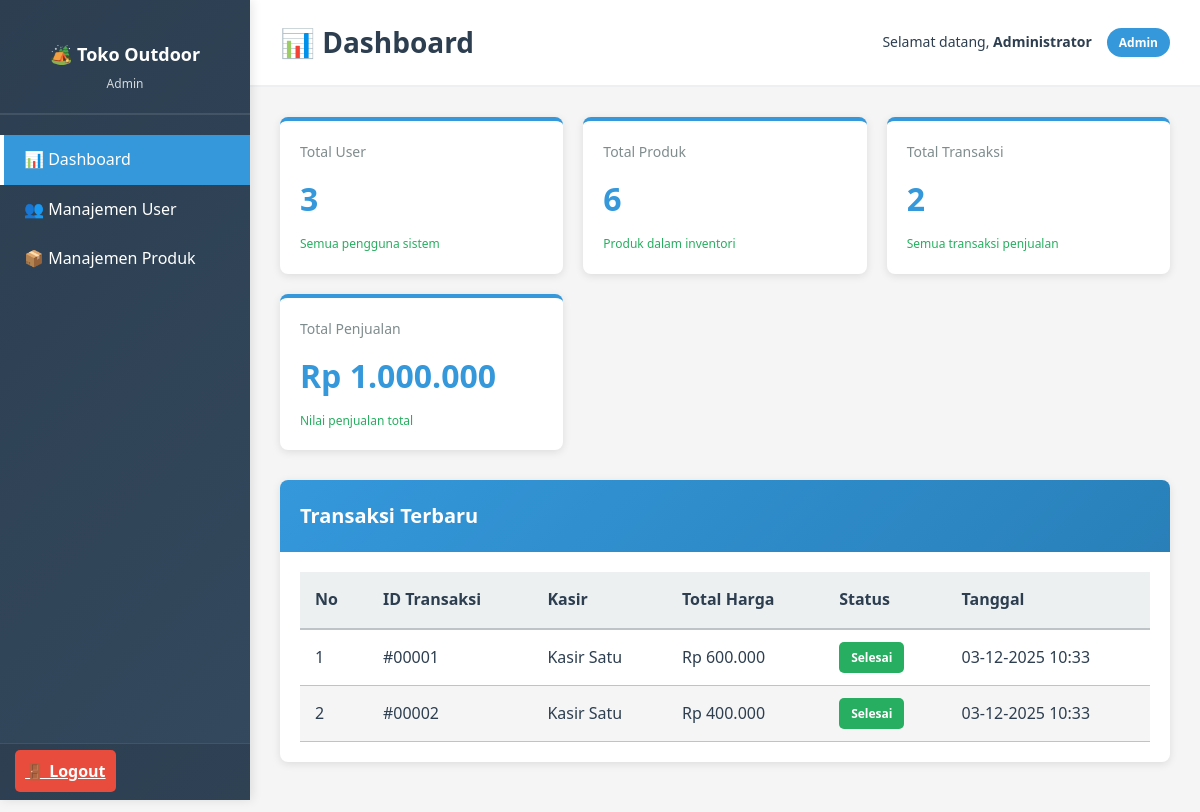
Screenshot of /dashboard.php (signed in) with the database file from the repository.
### tables this page shows
CREATE TABLE IF NOT EXISTS transaksi (
    id_transaksi INT PRIMARY KEY AUTO_INCREMENT,
    id_user INT NOT NULL,
    total_harga DECIMAL(10, 2) NOT NULL,
    status ENUM('pending', 'selesai', 'batal') DEFAULT 'selesai',
    keterangan TEXT,
    created_at TIMESTAMP DEFAULT CURRENT_TIMESTAMP,
    FOREIGN KEY (id_user) REFERENCES user(id_user) ON DELETE CASCADE
);

CREATE TABLE IF NOT EXISTS user (
    id_user INT PRIMARY KEY AUTO_INCREMENT,
    username VARCHAR(100) UNIQUE NOT NULL,
    password VARCHAR(255) NOT NULL,
    role ENUM('admin', 'kasir', 'owner') NOT NULL DEFAULT 'kasir',
    nama_lengkap VARCHAR(150) NOT NULL,
    email VARCHAR(100),
    no_telp VARCHAR(15),
    created_at TIMESTAMP DEFAULT CURRENT_TIMESTAMP,
    updated_at TIMESTAMP DEFAULT CURRENT_TIMESTAMP ON UPDATE CURRENT_TIMESTAMP
);

### Config/koneksi.php (called while the page is built, shortened)
<?php
$koneksi = mysqli_connect(DB_HOST, DB_USER, DB_PASS, DB_NAME);
mysqli_set_charset($koneksi, "utf8mb4");
function query($sql) {
    global $koneksi;
    $result = mysqli_query($koneksi, $sql);
    return $result;
}
function fetch_assoc($result) {
    return mysqli_fetch_assoc($result);
}
function fetch_all($result) {
    $data = [];
    while ($row = mysqli_fetch_assoc($result)) {
        $data[] = $row;
    }
    return $data;
}
?>

### helper.php (called while the page is built, shortened)
<?php
function format_currency($amount) {
    return 'Rp ' . number_format($amount, 0, ',', '.');
}
function format_date($date) {
    $date_obj = new DateTime($date);
    return $date_obj->format('d-m-Y H:i');
}
function get_total_transaksi() {
    $result = query("SELECT COUNT(*) as total FROM transaksi");
    $row = fetch_assoc($result);
    return $row['total'];
}
function get_total_produk() {
    $result = query("SELECT COUNT(*) as total FROM produk");
    $row = fetch_assoc($result);
    return $row['total'];
}
function get_total_user() {
    $result = query("SELECT COUNT(*) as total FROM user");
    $row = fetch_assoc($result);
    return $row['total'];
}
function get_total_penjualan() {
    $result = query("SELECT SUM(total_harga) as total FROM transaksi WHERE status = 'selesai'");
    $row = fetch_assoc($result);
    return $row['total'] ?? 0;
}
function get_all_transaksi($limit = null) {
    $query = "SELECT t.*, u.nama_lengkap FROM transaksi t
              JOIN user u ON t.id_user = u.id_user
              ORDER BY t.created_at DESC";
    if ($limit) {
        $query .= " LIMIT " . intval($limit);
    }
    $result = query($query);
    return fetch_all($result);
}
?>

### dashboard.php (the view, shortened to what this page needs)
<?php
require_once 'Config/koneksi.php';
require_once 'helper.php';
$total_user = get_total_user();
$total_produk = get_total_produk();
$total_transaksi = get_total_transaksi();
$total_penjualan = get_total_penjualan();
$recent_transaksi = get_all_transaksi(5);
?>
<!DOCTYPE html>
<html lang="id">
<head>
    <link rel="stylesheet" href="assets/css/style.css">
</head>
<body>
    <div class="wrapper">
        <?php include 'includes/sidebar.php'; ?>
        <div class="main-content">
            <div class="header">
                <h1>📊 Dashboard</h1>
                <div class="user-info">
                    <span class="user-name">
                        Selamat datang, <strong><?php echo htmlspecialchars($_SESSION['nama_lengkap']); ?></strong>
                    </span>
                    <span class="user-role"><?php echo ucfirst($_SESSION['role']); ?></span>
                </div>
            </div>
            <?php if ($_SESSION['role'] === 'admin'): ?>
                <div class="stats-grid">
                    <div class="stat-card">
                        <div class="stat-title">Total User</div>
                        <div class="stat-value"><?php echo $total_user; ?></div>
                        <div class="stat-change">Semua pengguna sistem</div>
                    </div>
                    <div class="stat-card">
                        <div class="stat-title">Total Produk</div>
                        <div class="stat-value"><?php echo $total_produk; ?></div>
                        <div class="stat-change">Produk dalam inventori</div>
                    </div>
                    <div class="stat-card">
                        <div class="stat-title">Total Transaksi</div>
                        <div class="stat-value"><?php echo $total_transaksi; ?></div>
                        <div class="stat-change">Semua transaksi penjualan</div>
                    </div>
                    <div class="stat-card">
                        <div class="stat-title">Total Penjualan</div>
                        <div class="stat-value"><?php echo format_currency($total_penjualan); ?></div>
                        <div class="stat-change">Nilai penjualan total</div>
                    </div>
                </div>
            <?php endif; ?>
            <div class="card">
                <div class="card-header">
                    <h2>Transaksi Terbaru</h2>
                </div>
                <div class="card-body">
                    <div class="table-responsive">
                        <?php if (count($recent_transaksi) > 0): ?>
                            <table>
                                <thead>
                                    <tr>
                                        <th>No</th>
                                        <th>ID Transaksi</th>
                                        <th>Kasir</th>
                                        <th>Total Harga</th>
                                        <th>Status</th>
                                        <th>Tanggal</th>
                                    </tr>
                                </thead>
                                <tbody>
                                    <?php $no = 1; foreach ($recent_transaksi as $trx): ?>
                                        <tr>
                                            <td><?php echo $no++; ?></td>
                                            <td>#<?php echo str_pad($trx['id_transaksi'], 5, '0', STR_PAD_LEFT); ?></td>
                                            <td><?php echo htmlspecialchars($trx['nama_lengkap']); ?></td>
                                            <td><?php echo format_currency($trx['total_harga']); ?></td>
                                            <td>
                                                <span class="btn btn-sm" style="background-color:
                                                    <?php echo $trx['status'] === 'selesai' ? '#27ae60' : ($trx['status'] === 'pending' ? '#f39c12' : '#e74c3c'); ?>;
                                                    color: white; border: none; cursor: default;">
                                                    <?php echo ucfirst($trx['status']); ?>
                                                </span>
                                            </td>
                                            <td><?php echo format_date($trx['created_at']); ?></td>
                                        </tr>
                                    <?php endforeach; ?>
                                </tbody>
                            </table>
                        <?php endif; ?>
                    </div>
                </div>
            </div>
        </div>
    </div>
</body>
</html>

### assets/css/style.css (style rules this page uses)
* { margin: 0; padding: 0; box-sizing: border-box; }
:root { --primary-color: #2c3e50; --secondary-color: #3498db; --danger-color: #e74c3c; --success-color: #27ae60; --warning-color: #f39c12; --light-bg: #ecf0f1; --text-dark: #2c3e50; --text-light: #7f8c8d; --border-color: #bdc3c7; }
body { font-family: "Segoe UI", Tahoma, Geneva, Verdana, sans-serif; background-color: #f5f5f5; color: var(--text-dark); line-height: 1.6; }
.wrapper { display: flex; min-height: 100vh; }
.main-content { margin-left: 250px; width: calc(100% - 250px); padding: 30px; }
.header { background: white; padding: 20px 30px; margin: -30px -30px 30px -30px; border-bottom: 2px solid var(--light-bg); display: flex; justify-content: space-between; align-items: center; }
.header h1 { font-size: 28px; color: var(--text-dark); }
.user-info { display: flex; align-items: center; gap: 15px; }
.user-info .user-name { text-align: right; font-size: 14px; }
.user-info .user-role { display: inline-block; padding: 5px 12px; background-color: var(--secondary-color); color: white; border-radius: 20px; font-size: 12px; font-weight: 600; }
.card { background: white; border-radius: 8px; box-shadow: 0 2px 8px rgba(0, 0, 0, 0.1); margin-bottom: 20px; overflow: hidden; }
.card-header { padding: 20px; background: linear-gradient(135deg, var(--secondary-color) 0%, #2980b9 100%); color: white; display: flex; justify-content: space-between; align-items: center; }
.card-header h2 { font-size: 20px; margin: 0; }
.card-body { padding: 20px; }
.table-responsive { overflow-x: auto; }
table { width: 100%; border-collapse: collapse; }
table thead { background-color: var(--light-bg); border-bottom: 2px solid var(--border-color); }
table thead th { padding: 15px; text-align: left; font-weight: 600; color: var(--text-dark); }
table tbody td { padding: 12px 15px; border-bottom: 1px solid var(--border-color); }
table tbody tr { transition: background-color 0.2s ease; }
table tbody tr:nth-child(even) { background-color: #f5f5f5; }
.btn { display: inline-block; padding: 10px 20px; font-size: 14px; border: none; border-radius: 5px; cursor: pointer; text-decoration: none; transition: all 0.3s ease; font-weight: 600; text-align: center; }
.btn-sm { padding: 6px 12px; font-size: 12px; }
.stats-grid { display: grid; grid-template-columns: repeat(auto-fit, minmax(250px, 1fr)); gap: 20px; margin-bottom: 30px; }
.stat-card { background: white; padding: 20px; border-radius: 8px; box-shadow: 0 2px 8px rgba(0, 0, 0, 0.1); border-top: 4px solid var(--secondary-color); }
.stat-card .stat-title { color: var(--text-light); font-size: 14px; margin-bottom: 10px; }
.stat-card .stat-value { font-size: 32px; font-weight: 700; color: var(--secondary-color); }
.stat-card .stat-change { font-size: 12px; color: var(--success-color); margin-top: 10px; }

### rows the page displays
transaksi: id_transaksi "00001", id_user.nama_lengkap "Kasir Satu", total_harga "Rp 600.000", status "Selesai", created_at "03-12-2025 10:33"
transaksi: id_transaksi "00002", id_user.nama_lengkap "Kasir Satu", total_harga "Rp 400.000", status "Selesai", created_at "03-12-2025 10:33"

### other values shown
$_SESSION['role'] "Admin"
$_SESSION['nama_lengkap'] "Administrator"
$total_user "3"
$total_produk "6"
$total_transaksi "2"
format_currency($total_penjualan) "Rp 1.000.000"
